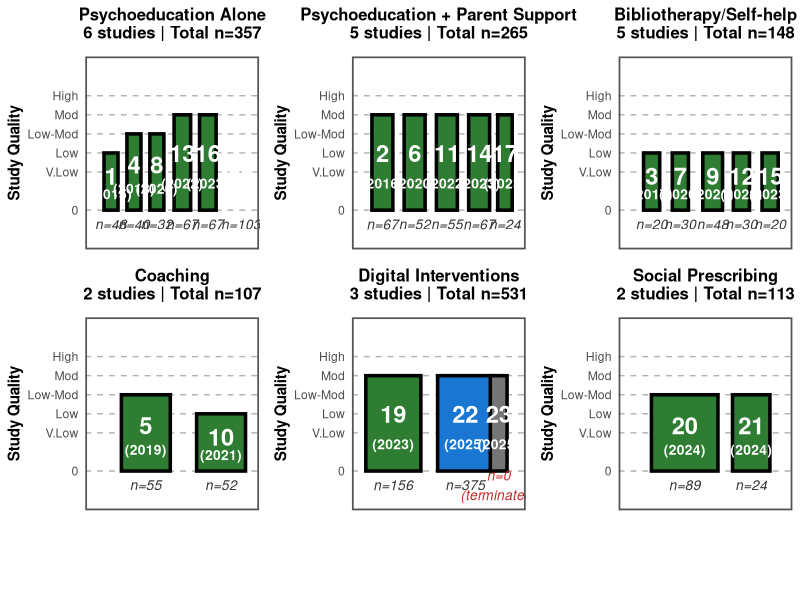
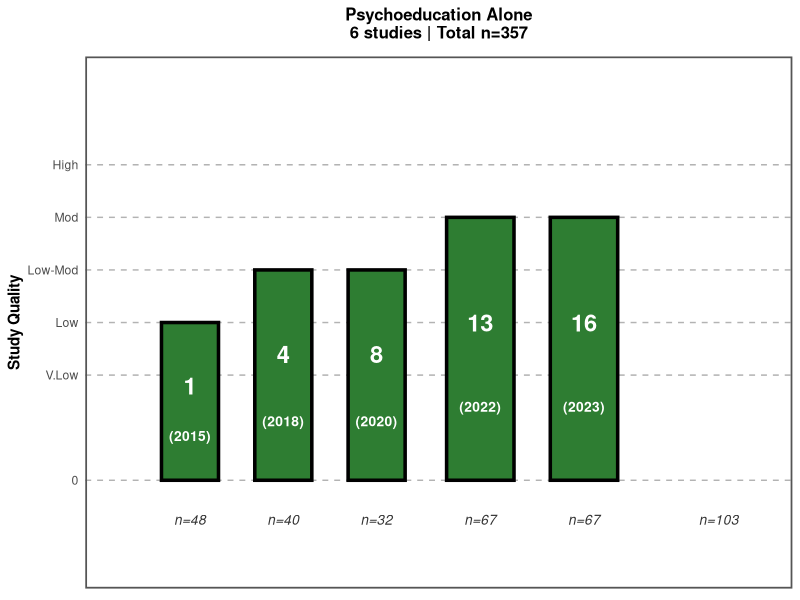
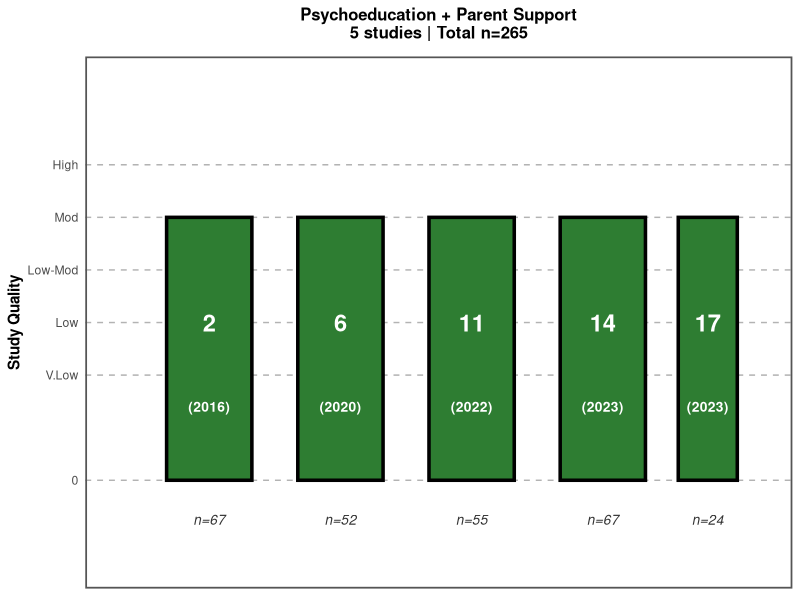
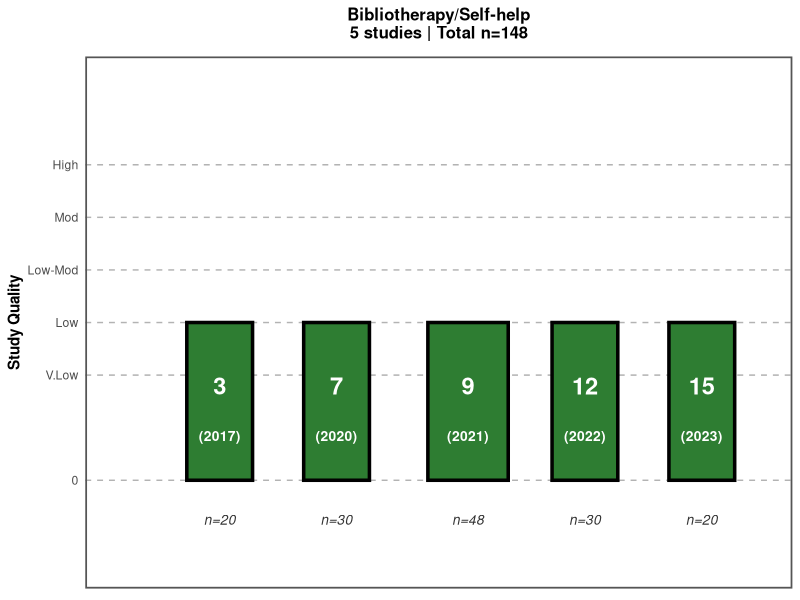
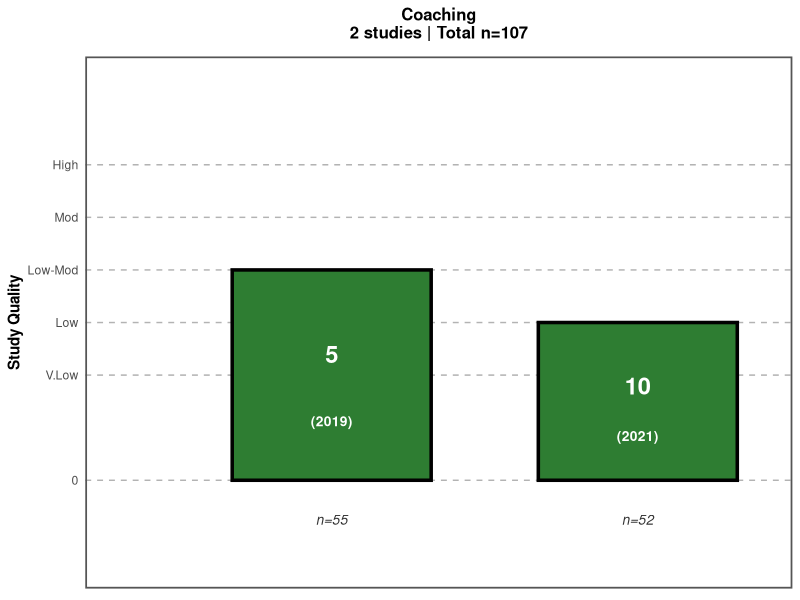
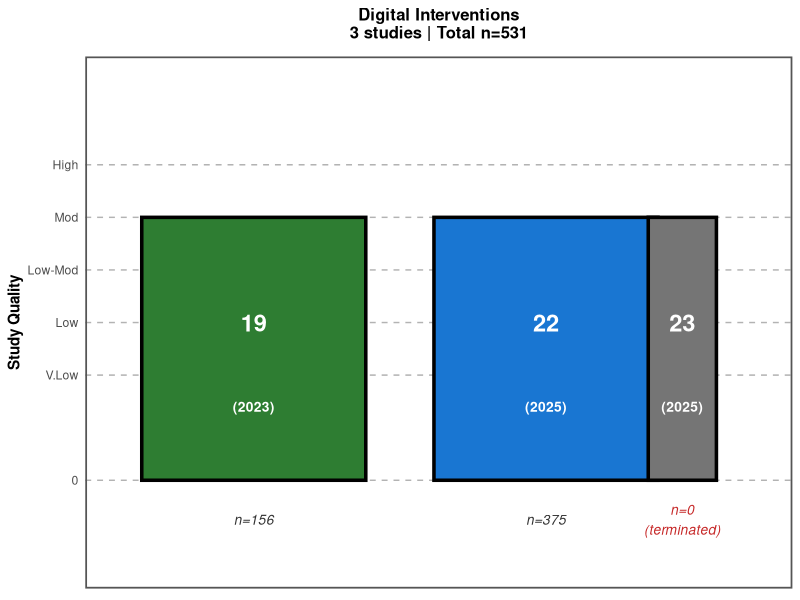
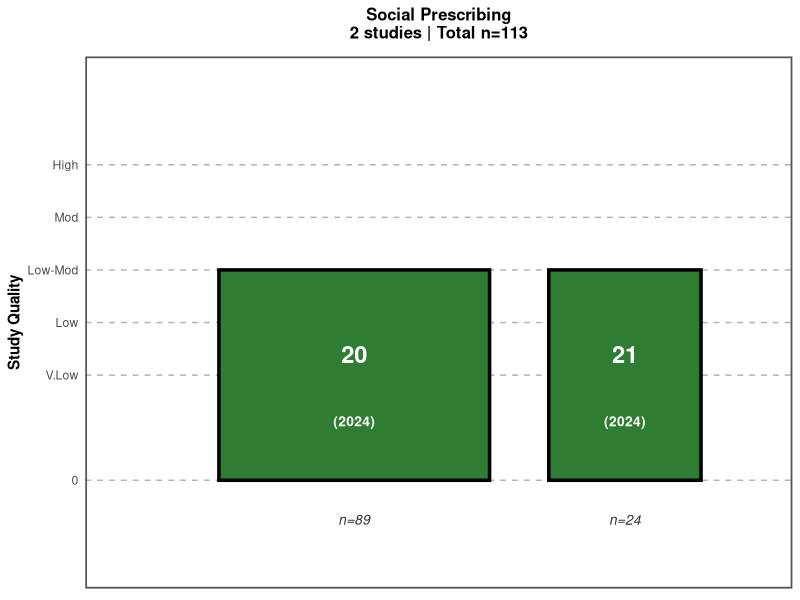

Write the R code that produced these figures, in order.
# ============================================================================
# HARVEST PLOT MATRIX - R CODE
# Generate a matrix of harvest plots showing interventions
# Bar width = sample size, Bar height = quality, Bar color = effect direction
# ============================================================================

library(ggplot2)
library(gridExtra)
library(grid)

# ============================================================================
# DATA SETUP
# ============================================================================

# Create study data
studies <- data.frame(
  study_num = 1:23,
  study_name = c(
    "Study 1", "Study 2", "Study 3", "Study 4", "Study 5",
    "Study 6", "Study 7", "Study 8", "Study 9", "Study 10",
    "Study 11", "Study 12", "Study 13", "Study 14", "Study 15",
    "Study 16", "Study 17", "Study 18", "Ching et al.", "Dias et al.",
    "Dias et al.", "Subotic-Kerry et al.", "Fujita et al."
  ),
  year = c(
    2015, 2016, 2017, 2018, 2019, 2020, 2020, 2020, 2021, 2021,
    2022, 2022, 2022, 2023, 2023, 2023, 2023, 2023, 2023, 2024,
    2024, 2025, 2025
  ),
  sample_size = c(
    48, 67, 20, 40, 55, 52, 30, 32, 48, 52,
    55, 30, 67, 67, 20, 67, 24, 103, 156, 89,
    24, 375, 0
  ),
  quality = c(
    "Low", "Moderate", "Low", "Low-Moderate", "Low-Moderate",
    "Moderate", "Low", "Low-Moderate", "Low", "Low",
    "Moderate", "Low", "Moderate", "Moderate", "Low",
    "Moderate", "Moderate", "Low", "Moderate", "Low-Moderate",
    "Low-Moderate", "Moderate", "Moderate"
  ),
  effect = c(
    rep("Positive", 18), "Positive", "Positive",
    "Positive", "Descriptive", "No Data"
  ),
  intervention = c(
    "Psychoeducation Alone", "Psychoeducation + Parent Support",
    "Bibliotherapy/Self-help", "Psychoeducation Alone",
    "Coaching", "Psychoeducation + Parent Support",
    "Bibliotherapy/Self-help", "Psychoeducation Alone",
    "Bibliotherapy/Self-help", "Coaching",
    "Psychoeducation + Parent Support", "Bibliotherapy/Self-help",
    "Psychoeducation Alone", "Psychoeducation + Parent Support",
    "Bibliotherapy/Self-help", "Psychoeducation Alone",
    "Psychoeducation + Parent Support", "Psychoeducation Alone",
    "Digital Interventions", "Social Prescribing",
    "Social Prescribing", "Digital Interventions",
    "Digital Interventions"
  ),
  stringsAsFactors = FALSE
)

# Quality to numeric height
quality_levels <- c("Very Low" = 0.4, "Low" = 0.6, "Low-Moderate" = 0.8, 
                   "Moderate" = 1.0, "High" = 1.2)
studies$height <- quality_levels[studies$quality]

# Sample size to numeric width
sample_to_width <- function(n) {
  ifelse(n == 0, 0.35,
  ifelse(n <= 30, 0.45,
  ifelse(n <= 50, 0.55,
  ifelse(n <= 70, 0.65,
  ifelse(n <= 100, 0.80,
  ifelse(n <= 150, 0.95, 1.15))))))
}
studies$width <- sample_to_width(studies$sample_size)

# Effect to color
effect_colors <- c(
  "Positive" = "#2E7D32",
  "Mixed" = "#F57C00",
  "Negative" = "#C62828",
  "No Data" = "#757575",
  "Descriptive" = "#1976D2"
)
studies$color <- effect_colors[studies$effect]

# ============================================================================
# HELPER FUNCTION - CREATE ONE PANEL
# ============================================================================

create_panel <- function(data, intervention_name) {
  # Sort by year
  data <- data[order(data$year), ]
  
  # Calculate x positions (avoid overlaps)
  bar_spacing <- 0.35
  data$x_pos <- cumsum(c(0.9, data$width[-1] + bar_spacing))
  
  # Total sample size
  total_n <- sum(data$sample_size[data$sample_size > 0])
  n_studies <- nrow(data)
  
  # Create plot
  p <- ggplot(data) +
    # Draw bars
    geom_rect(aes(xmin = x_pos - width/2, xmax = x_pos + width/2,
                  ymin = 0, ymax = height),
              fill = data$color, color = "black", linewidth = 1.2) +
    
    # Study number (centered in bar, upper portion)
    geom_text(aes(x = x_pos, y = height * 0.60, label = study_num),
              size = 6, fontface = "bold", color = "white") +
    
    # Year in brackets (centered in bar, lower portion)
    geom_text(aes(x = x_pos, y = height * 0.28, 
                  label = paste0("(", year, ")")),
              size = 3.5, fontface = "bold", color = "white") +
    
    # Sample size below bar
    geom_text(aes(x = x_pos, y = -0.15, 
                  label = ifelse(sample_size > 0, 
                                paste0("n=", sample_size),
                                "n=0\n(terminated)")),
              size = 3.5, fontface = "italic", 
              color = ifelse(data$sample_size > 0, "#333333", "#C62828")) +
    
    # Axes and labels
    scale_y_continuous(
      name = "Study Quality",
      breaks = c(0, 0.4, 0.6, 0.8, 1.0, 1.2),
      labels = c("0", "V.Low", "Low", "Low-Mod", "Mod", "High"),
      limits = c(-0.32, 1.52)
    ) +
    scale_x_continuous(limits = c(0.2, max(data$x_pos) + 0.4)) +
    
    # Panel title
    ggtitle(paste0(intervention_name, "\n",
                   n_studies, " studies | Total n=", total_n)) +
    
    # Theme
    theme_minimal() +
    theme(
      axis.text.x = element_blank(),
      axis.title.x = element_blank(),
      axis.ticks.x = element_blank(),
      panel.grid.major.x = element_blank(),
      panel.grid.minor = element_blank(),
      panel.grid.major.y = element_line(linetype = "dashed", 
                                        color = "gray70"),
      panel.border = element_rect(color = "#555555", fill = NA, 
                                  linewidth = 1.2),
      plot.title = element_text(hjust = 0.5, face = "bold", size = 12,
                               margin = margin(b = 10)),
      axis.title.y = element_text(face = "bold", size = 11)
    )
  
  return(p)
}

# ============================================================================
# CREATE ALL 6 PANELS
# ============================================================================

interventions_list <- c(
  "Psychoeducation Alone",
  "Psychoeducation + Parent Support",
  "Bibliotherapy/Self-help",
  "Coaching",
  "Digital Interventions",
  "Social Prescribing"
)

panels <- lapply(interventions_list, function(interv) {
  subset_data <- studies[studies$intervention == interv, ]
  create_panel(subset_data, interv)
})

# ============================================================================
# CREATE LEGEND
# ============================================================================

# Create legend grob
create_legend <- function() {
  grid.newpage()
  
  # Draw width legend
  grid.text("BAR WIDTH = Sample Size", x = 0.15, y = 0.85, 
           gp = gpar(fontsize = 14, fontface = "bold"))
  
  width_labels <- c("≤30", "31-50", "51-70", "71-100", "101-150", ">150")
  for(i in 1:6) {
    x_pos <- 0.05 + (i-1)*0.04
    grid.rect(x = x_pos, y = 0.65, width = 0.02, height = 0.1,
             gp = gpar(fill = "#9E9E9E", col = "black"))
    grid.text(paste0("n=", width_labels[i]), x = x_pos, y = 0.50,
             gp = gpar(fontsize = 10, fontface = "bold"))
  }
  
  # Draw height legend
  grid.text("BAR HEIGHT = Study Quality", x = 0.50, y = 0.85,
           gp = gpar(fontsize = 14, fontface = "bold"))
  
  height_labels <- c("Very\nLow", "Low", "Low-\nMod", "Mod", "High")
  heights <- c(0.4, 0.6, 0.8, 1.0, 1.2)
  for(i in 1:5) {
    x_pos <- 0.38 + (i-1)*0.047
    grid.rect(x = x_pos, y = 0.65, width = 0.015, 
             height = heights[i]/12,
             gp = gpar(fill = "#9E9E9E", col = "black"))
    grid.text(height_labels[i], x = x_pos, y = 0.50,
             gp = gpar(fontsize = 9, fontface = "bold"))
  }
  
  # Draw color legend
  grid.text("BAR COLOR = Effect Direction", x = 0.80, y = 0.85,
           gp = gpar(fontsize = 14, fontface = "bold"))
  
  color_labels <- c("Positive", "Mixed", "Negative", "No Data", "Descriptive")
  colors <- c("#2E7D32", "#F57C00", "#C62828", "#757575", "#1976D2")
  for(i in 1:5) {
    x_pos <- 0.68 + (i-1)*0.055
    grid.rect(x = x_pos, y = 0.65, width = 0.020, height = 0.10,
             gp = gpar(fill = colors[i], col = "black"))
    grid.text(color_labels[i], x = x_pos, y = 0.50,
             gp = gpar(fontsize = 10, fontface = "bold"))
  }
  
  # Notes
  grid.text(
    "Reading the bars: Study number (in circle) and year (in brackets) appear inside each bar | Sample size (n=X) shown below bar",
    x = 0.5, y = 0.15,
    gp = gpar(fontsize = 10, fontface = "italic")
  )
}

# ============================================================================
# ARRANGE FINAL PLOT - 3x2 GRID + LEGEND
# ============================================================================

# Open PNG device
png("/mnt/user-data/outputs/harvest_matrix_from_R.png", 
    width = 3200, height = 2000, res = 150)

# Create layout
layout_matrix <- rbind(
  c(1, 2, 3),
  c(4, 5, 6),
  c(7, 7, 7)
)

grid.arrange(
  panels[[1]], panels[[2]], panels[[3]],
  panels[[4]], panels[[5]], panels[[6]],
  layout_matrix = layout_matrix,
  heights = c(1, 1, 0.3)
)

# Add legend (requires grid.arrange with custom grob)
# Alternatively, add legend manually with grid functions

dev.off()

# ============================================================================
# ALTERNATIVE: SAVE INDIVIDUAL PANELS
# ============================================================================

# Save each panel separately if needed
for(i in 1:6) {
  ggsave(
    filename = paste0("/mnt/user-data/outputs/panel_", i, "_", 
                     gsub("[/ ]", "_", interventions_list[i]), ".png"),
    plot = panels[[i]],
    width = 8, height = 6, dpi = 300
  )
}

print("✅ Harvest plot matrix created from R!")
print("Main file: harvest_matrix_from_R.png")
print("Individual panels saved as: panel_1_*.png through panel_6_*.png")

# ============================================================================
# NOTES FOR CUSTOMIZATION
# ============================================================================

# To modify:
# 1. Change colors: Edit effect_colors vector
# 2. Adjust spacing: Change bar_spacing value in create_panel()
# 3. Modify quality heights: Edit quality_levels vector
# 4. Change sample size widths: Edit sample_to_width() function
# 5. Add more interventions: Add rows to studies dataframe
# 6. Adjust panel layout: Modify layout_matrix for different grid sizes
